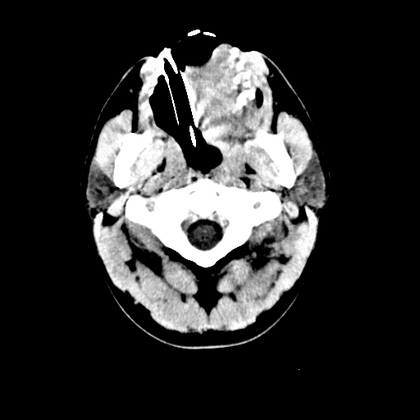
%> input picture images/0001.png, 420 x 420 px, shrunk from 512 x 512 before the run; its folder holds only this picture in this run
$ octave Procesor.m   (GNU Octave 9; MATLAB toolbox functions it lacks are replaced by stand-ins)
%> lines starting %> are read from the running program, lines starting %| are printed output that depends on the picture; in (x1, y1, x2, y2) boxes, pixels count from 0 and x2, y2 are one past the last pixel; in counts of white or black regions, pixels touching at a corner belong together; the program's own positions count from 1
### MarrHildreth.m
function MarrHildreth(fileName,rec)
%> called with fileName = 'images/0001.png', rec = '0001'
%% Read Image and convert to Double
    org_img=imread(fileName);
%> org_img is the input picture: size 420x420 uint8; min 0, max 255, mean 47.9
    img=double(org_img);
%% Calculate LoG filter and Convolve
    sigma = min(size(org_img)) * 0.005; % calculate sigma
%> sigma = 2.1
    kernel = calcLoG(sigma);
    q=conv2(img,kernel,'same'); %Convolution of image and LoG filter
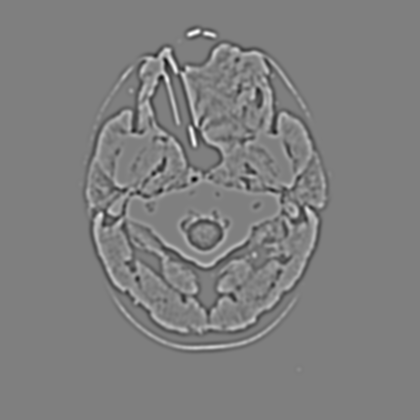
%> q: size 420x420 double; min -37450, max 37377, mean 0; drawn with min black and max white

%% Detecting Zero Crossings
    threshold = 0.5 * mean(abs(q(:))); % set threshold
%> threshold = 887.6
    % fprintf('\nSigma for calcLoG: %d\n',sigma);
    % fprintf('Threshold value: %d\n',threshold);
    [row,col]=size(q);
%> row = 420; col = 420
    new=zeros([row,col]);
    thresh=zeros([row,col]);
    for i=2:row-1
        for j=2:col-1
            if (q(i,j)>0)
                % RIGHT - LEFT
                if ((q(i,j+1)>=0 && q(i,j-1)<0) || (q(i,j+1)<0 && q(i,j-1)>=0))
                    new(i,j) = q(i,j);
                        if(abs(q(i,j+1) - q(i,j-1))>threshold) % THRESHOLD
                            thresh(i,j) = q(i,j);
                        end
                % UP - DOWN
                elseif ((q(i+1,j)>=0 && q(i-1,j)<0) || (q(i+1,j)<0 && q(i-1,j)>=0))
                    new(i,j) = q(i,j);
                        if (abs(q(i+1,j) - q(i-1,j))>threshold) % THRESHOLD
                            thresh(i,j) = q(i,j);
                        end
                % UP/RIGHT - DOWN/LEFT
                elseif ((q(i+1,j+1)>=0 && q(i-1,j-1)<0) || (q(i+1,j+1)<0 && q(i-1,j-1)>=0))
                    new(i,j) = q(i,j);
                        if (abs(q(i+1,j+1) - q(i-1,j-1))>threshold) % THRESHOLD
                            thresh(i,j) = q(i,j);
                        end
                % DOWN/RIGHT - UP/LEFT
                elseif ((q(i-1,j+1)>=0 && q(i+1,j-1)<0) || (q(i-1,j+1)<0 && q(i+1,j-1)>=0))
                    new(i,j) = q(i,j);
                        if (abs(q(i-1,j+1) - q(i+1,j-1))>threshold) % THRESHOLD
                            thresh(i,j) = q(i,j);
                        end
                end
            end
        end
    end
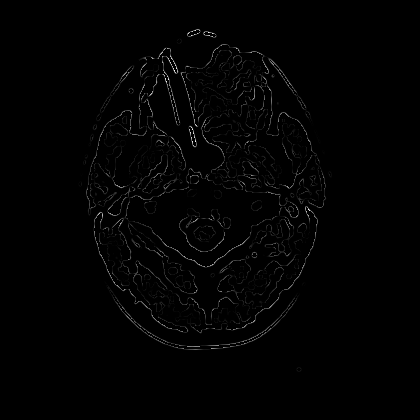
%> new: size 420x420 double; min 0, max 22027, mean 211.1; drawn with min black and max white
%% Ploting
    figure('Name','Steps in Processing','NumberTitle','off')
    subplot(2,2,1);
        imshow(org_img);
        title('Original image');
    subplot(2,2,2);
        imshow(q);
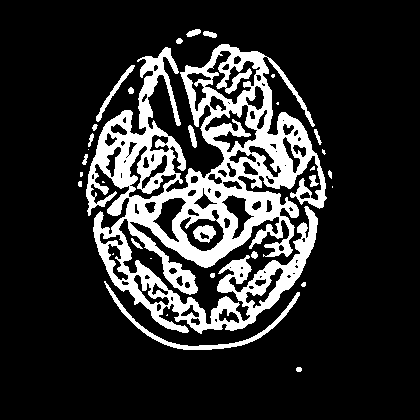
%> displayed picture: size 420x420, on the screen's scale of 0 to 255; 17.8% white; 32 white regions (11 under 20 px), largest, box (x1, y1, x2, y2) and area: (86, 44, 327, 334) 28910, (104, 281, 300, 350) 1042, (96, 65, 135, 122) 289
        title(sprintf('LoG image, \\sigma = %d',sigma));
    subplot(2,2,3);
        imshow(new);
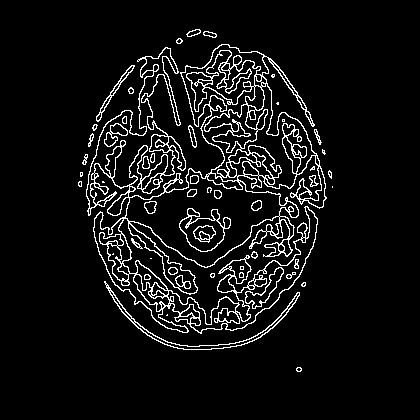
%> displayed picture: size 420x420, on the screen's scale of 0 to 255; 6.8% white in thin lines or dots, all inside (x1, y1, x2, y2) = (78, 29, 333, 372)
        title('Zero Crossing');
    subplot(2,2,4);
        imshow(thresh);
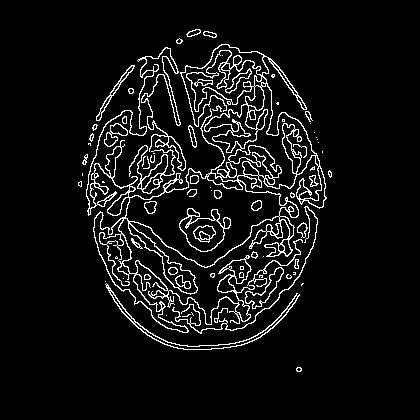
%> displayed picture: size 420x420, on the screen's scale of 0 to 255; 6.6% white in thin lines or dots, all inside (x1, y1, x2, y2) = (78, 29, 332, 372)
        title(sprintf('Threshold LoG \n(Threshold = %d)',threshold));
    saveas(gcf,fullfile('.\results', sprintf('%s',rec)),'png'); % .png file for steps
    savefig(fullfile('.\results', sprintf('%s.fig',rec)))       % .fig file for steps

    figure('Name','Final Result','NumberTitle','off')
    imshow(thresh);
    saveas(gcf,fullfile('.\final', sprintf('%s',rec)),'png');   % .png file for end result
    savefig(fullfile('.\final', sprintf('%s.fig',rec)))       % .fig file for end result
close all;
end

### calcLoG.m
function [ krnelN ] = calcLoG( sigma )
  kSize = ceil(sigma*4*sqrt(2));
  if rem(kSize,2)==0 kSize=kSize+1; end
  hSize=floor(kSize/2);

  [X,Y]=meshgrid(-hSize:hSize,-hSize:hSize);
  krnel=((X.^2+Y.^2-2*(sigma^2))./(sigma^4)).*exp(-(X.^2+Y.^2)./(2*sigma^2));

  % calculate kernel with integer coefficients (sum of matrix is 0)
  krnel = krnel-(mean(krnel(:)));
  mSuma=sum(round(krnel(:).*(-1.49/krnel(hSize+1,1))));
  valS=-1.49;
  for v=-1.48:0.01:-0.50
    suma=sum(round(krnel(:).*(v/krnel(hSize+1,1))));
    if ((abs(mSuma)>abs(suma)))
      mSuma=suma;
      valS=v;
    end
  end
  krnelN=round(krnel.*(valS/krnel(hSize+1,1)));
%   hs=surf(X,Y,krnel);hs.EdgeColor='none';
%   title(sprintf('LoG filter: \\sigma = %d',sigma));
%   xlabel('X');ylabel('Y');
end

### Procesor.m
myFolder = '.\images';
% Check to make sure that folder actually exists.  Warn user if it doesn't.
if ~isfolder(myFolder)
    errorMessage = sprintf('Error: The following folder does not exist:\n%s\nPlease specify a new folder.', myFolder);
    uiwait(warndlg(errorMessage));
    myFolder = uigetdir(); % Ask for a new one.
    if myFolder == 0
         % User clicked Cancel
         return;
    end
end
% Get a list of all files in the folder with the desired file name pattern.
filePattern = fullfile(myFolder, '*.png'); % Change to whatever pattern you need.
theFiles = dir(filePattern);
for k = 1 : length(theFiles)
    baseFileName = theFiles(k).name;
    rec = split(baseFileName,'.');
    fullFileName = fullfile(theFiles(k).folder, baseFileName);
    fprintf(1, 'Now reading %s\n', baseFileName);

    MarrHildreth(fullFileName,rec{1});
end
disp('Result images are saved in the folder named "final"');
disp('Images for each step of the algorithm are saved in the folder named "results"');

$ run again, on images/0024.png
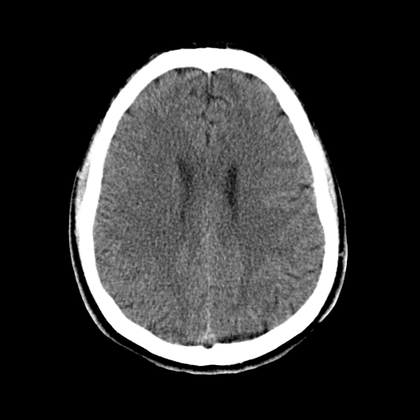
%> input picture images/0024.png, 420 x 420 px, shrunk from 512 x 512 before the run
%> in MarrHildreth, org_img is the input picture: size 420x420 uint8; min 0, max 255, mean 53.5
%> in MarrHildreth, `q=conv2(img,kernel,'same');`:
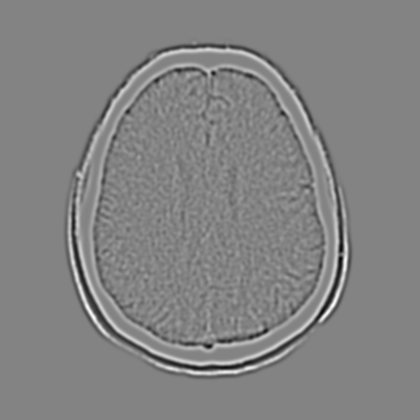
%> q: size 420x420 double; min -28462, max 26723, mean 0; drawn with min black and max white
%> threshold = 718.2
%> in MarrHildreth, `imshow(thresh);`:
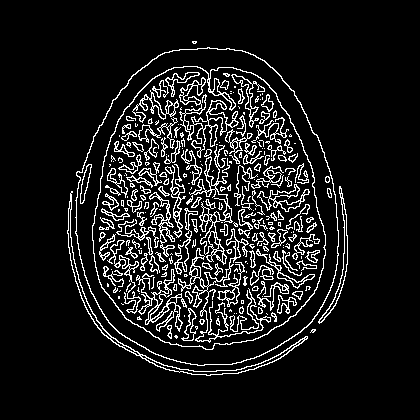
%> displayed picture: size 420x420, on the screen's scale of 0 to 255; 10% white in thin lines or dots, all inside (x1, y1, x2, y2) = (67, 41, 348, 376)

$ run again, on images/0025.png
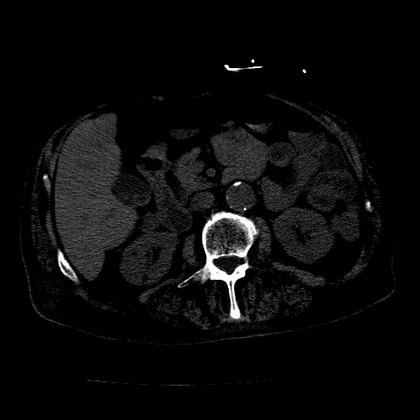
%> input picture images/0025.png, 420 x 420 px, shrunk from 512 x 512 before the run
%> in MarrHildreth, org_img is the input picture: size 420x420 uint8; min 0, max 255, mean 11
%> in MarrHildreth, `q=conv2(img,kernel,'same');`:
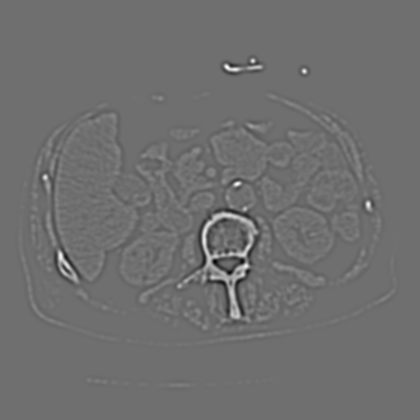
%> q: size 420x420 double; min -26696, max 34320, mean 0; drawn with min black and max white
%> threshold = 394.5
%> in MarrHildreth, `imshow(thresh);`:
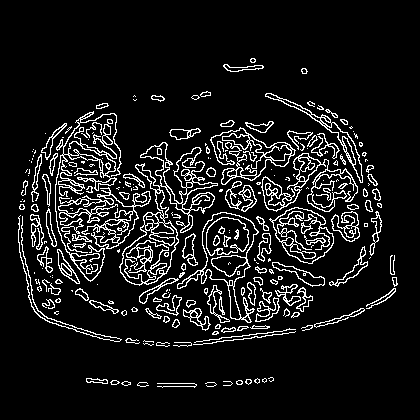
%> displayed picture: size 420x420, on the screen's scale of 0 to 255; 9.6% white in thin lines or dots, all inside (x1, y1, x2, y2) = (18, 58, 398, 388)

$ run again, on images/0052.png
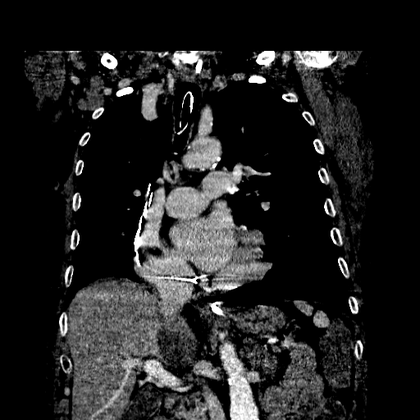
%> input picture images/0052.png, 420 x 420 px, shrunk from 512 x 512 before the run
%> in MarrHildreth, org_img is the input picture: size 420x420 uint8; min 0, max 255, mean 33.7
%> in MarrHildreth, `q=conv2(img,kernel,'same');`:
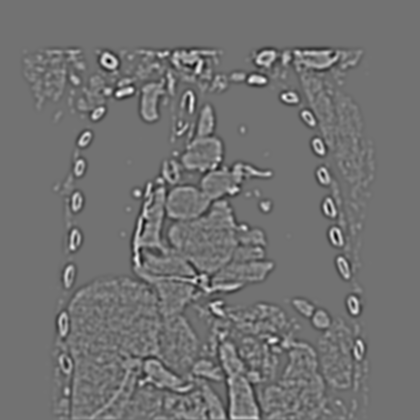
%> q: size 420x420 double; min -29010, max 35451, mean 26.4; drawn with min black and max white
%> threshold = 1072.6
%> in MarrHildreth, `imshow(thresh);`:
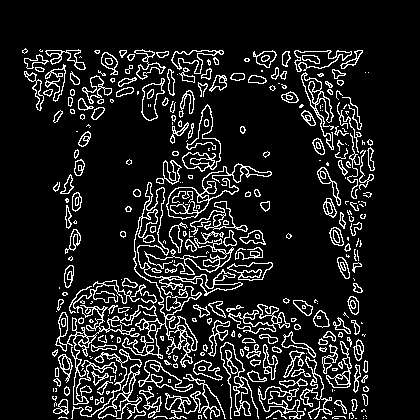
%> displayed picture: size 420x420, on the screen's scale of 0 to 255; 11.8% white in thin lines or dots, all inside (x1, y1, x2, y2) = (22, 48, 375, 419)
